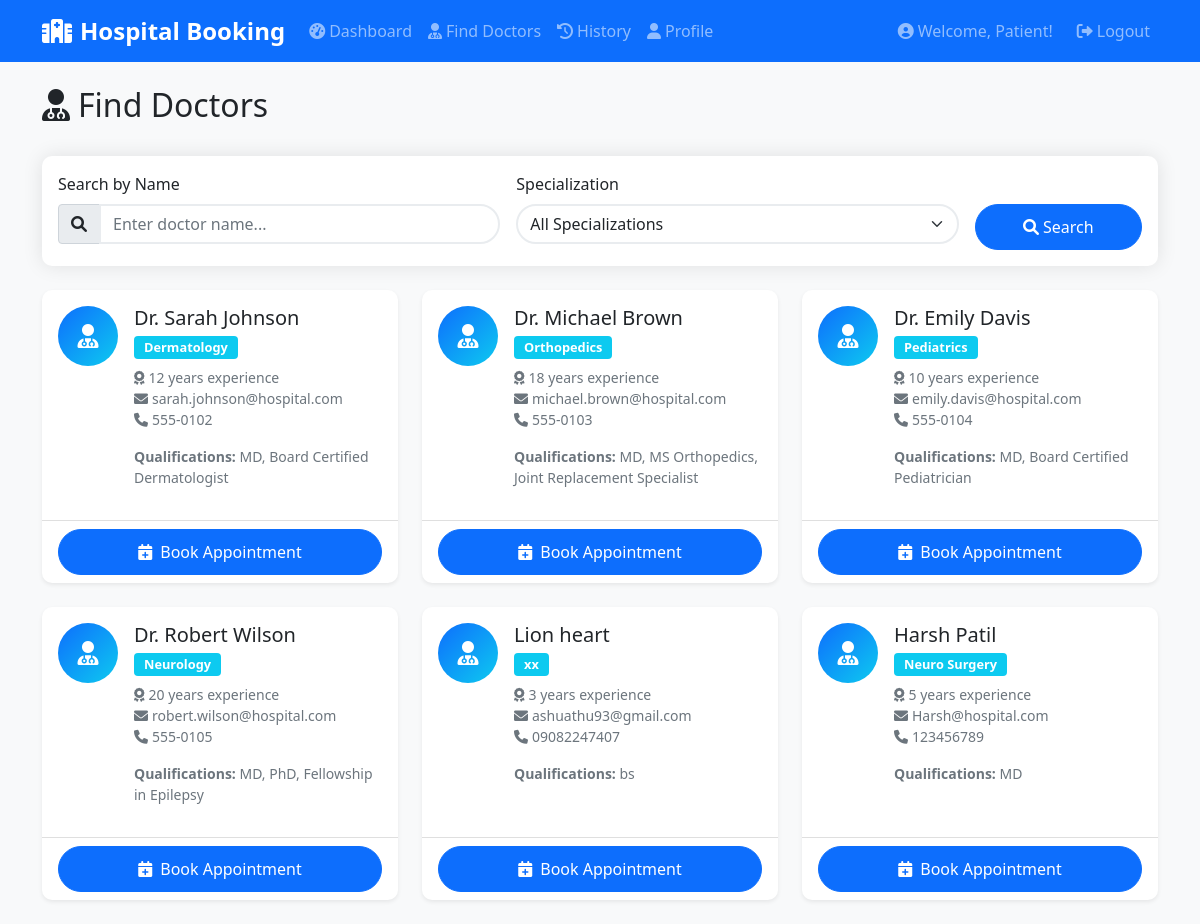
The page /doctors (signed in) on the database its author committed.
### models/user.py (models this page shows, shortened)
class User(UserMixin, db.Model):
    id = db.Column(db.Integer, primary_key=True)
    username = db.Column(db.String(80), unique=True, nullable=False)
    email = db.Column(db.String(120), unique=True, nullable=False)
    password_hash = db.Column(db.String(128), nullable=False)
    role = db.Column(db.String(20), default='patient')  # 'patient' or 'admin'
    phone = db.Column(db.String(15))
    created_at = db.Column(db.DateTime, default=datetime.utcnow)
    appointments = db.relationship('Appointment', backref='patient', lazy=True)

### models/doctor.py (models this page shows, shortened)
class Doctor(db.Model):
    id = db.Column(db.Integer, primary_key=True)
    name = db.Column(db.String(100), nullable=False)
    specialization = db.Column(db.String(100), nullable=False)
    email = db.Column(db.String(120))
    phone = db.Column(db.String(15))
    experience = db.Column(db.Integer)  # years of experience
    qualifications = db.Column(db.Text)
    is_available = db.Column(db.Boolean, default=True)
    created_at = db.Column(db.DateTime, default=datetime.utcnow)
    appointments = db.relationship('Appointment', backref='doctor', lazy=True)
    schedules = db.relationship('DoctorSchedule', backref='doctor', lazy=True, cascade='all, delete-orphan')

### routes/patient.py (the view)
@patient_bp.route('/doctors')
@login_required
def view_doctors():
    doctors = Doctor.query.filter_by(is_available=True).all()
    return render_template('doctors.html', doctors=doctors)

### app.py (called while the page is built)
def create_app(config_name=None):
    app = Flask(__name__)
    if config_name is None:
        config_name = os.environ.get('FLASK_ENV', 'development')
    app.config.from_object(config[config_name])
    db.init_app(app)
    login_manager = LoginManager()
    login_manager.init_app(app)
    login_manager.login_view = 'auth.login'
    login_manager.login_message = 'Please log in to access this page.'
    login_manager.login_message_category = 'info'
    @login_manager.user_loader
    def load_user(user_id):
        return User.query.get(int(user_id))
    app.register_blueprint(auth_bp)
    app.register_blueprint(patient_bp)
    app.register_blueprint(admin_bp)
    with app.app_context():
        db.create_all()
        create_sample_data()
    return app

### templates/doctors.html (shortened to what this page needs)
{% extends "base.html" %}
{% block content %}
<div class="d-flex justify-content-between align-items-center mb-4">
    <h2><i class="fas fa-user-md me-2"></i>Find Doctors</h2>
</div>
<div class="card mb-4">
    <div class="card-body">
        <form method="GET" class="row g-3">
            <div class="col-md-5">
                <label for="search" class="form-label">Search by Name</label>
                <div class="input-group">
                    <span class="input-group-text"><i class="fas fa-search"></i></span>
                    <input type="text" class="form-control" id="search" name="search"
                           value="{{ search_query }}" placeholder="Enter doctor name...">
                </div>
            </div>
            <div class="col-md-5">
                <label for="specialization" class="form-label">Specialization</label>
                <select class="form-select" id="specialization" name="specialization">
                    <option value="">All Specializations</option>
                </select>
            </div>
            <div class="col-md-2">
                <label class="form-label">&nbsp;</label>
                <div class="d-grid">
                    <button type="submit" class="btn btn-primary">
                        <i class="fas fa-search me-1"></i>Search
                    </button>
                </div>
            </div>
        </form>
    </div>
</div>
<div class="row">
    {% if doctors %}
        {% for doctor in doctors %}
        <div class="col-md-6 col-lg-4 mb-4">
            <div class="card h-100 shadow-sm">
                <div class="card-body">
                    <div class="d-flex align-items-start">
                        <div class="flex-shrink-0">
                            <div class="avatar-circle bg-primary text-white">
                                <i class="fas fa-user-md"></i>
                            </div>
                        </div>
                        <div class="flex-grow-1 ms-3">
                            <h5 class="card-title mb-1">{{ doctor.name }}</h5>
                            <p class="text-muted mb-2">
                                <span class="badge bg-info">{{ doctor.specialization }}</span>
                            </p>
                            <div class="small text-muted mb-3">
                                {% if doctor.experience %}
                                    <i class="fas fa-award me-1"></i>{{ doctor.experience }} years experience<br>
                                {% endif %}
                                {% if doctor.email %}
                                    <i class="fas fa-envelope me-1"></i>{{ doctor.email }}<br>
                                {% endif %}
                                {% if doctor.phone %}
                                    <i class="fas fa-phone me-1"></i>{{ doctor.phone }}
                                {% endif %}
                            </div>
                            {% if doctor.qualifications %}
                                <p class="small text-muted mb-3">
                                    <strong>Qualifications:</strong> {{ doctor.qualifications }}
                                </p>
                            {% endif %}
                        </div>
                    </div>
                </div>
                <div class="card-footer bg-transparent">
                    <div class="d-grid">
                        <a href="{{ url_for('patient.book_appointment', doctor_id=doctor.id) }}"
                           class="btn btn-primary">
                            <i class="fas fa-calendar-plus me-2"></i>Book Appointment
                        </a>
                    </div>
                </div>
            </div>
        </div>
        {% endfor %}
    {% endif %}
</div>
{% endblock %}

### templates/base.html (shortened to what this page needs)
<!DOCTYPE html>
<html lang="en">
<head>
    <link href="https://cdn.jsdelivr.net/npm/bootstrap@5.1.3/dist/css/bootstrap.min.css" rel="stylesheet">
    <link href="https://cdnjs.cloudflare.com/ajax/libs/font-awesome/6.0.0/css/all.min.css" rel="stylesheet">
    <link href="{{ url_for('static', filename='css/style.css') }}" rel="stylesheet">
</head>
<body>
    <nav class="navbar navbar-expand-lg navbar-dark bg-primary">
        <div class="container">
            <a class="navbar-brand" href="{{ url_for('auth.index') }}">
                <i class="fas fa-hospital me-2"></i>Hospital Booking
            </a>
            {% if current_user.is_authenticated %}
            <div class="collapse navbar-collapse" id="navbarNav">
                <ul class="navbar-nav me-auto">
                    {% if current_user.role == 'patient' %}
                        <li class="nav-item">
                            <a class="nav-link" href="{{ url_for('patient.dashboard') }}">
                                <i class="fas fa-tachometer-alt me-1"></i>Dashboard
                            </a>
                        </li>
                        <li class="nav-item">
                            <a class="nav-link" href="{{ url_for('patient.view_doctors') }}">
                                <i class="fas fa-user-md me-1"></i>Find Doctors
                            </a>
                        </li>
                        <li class="nav-item">
                            <a class="nav-link" href="{{ url_for('patient.appointment_history') }}">
                                <i class="fas fa-history me-1"></i>History
                            </a>
                        </li>
                        <li class="nav-item">
                            <a class="nav-link" href="{{ url_for('patient.profile') }}">
                                <i class="fas fa-user me-1"></i>Profile
                            </a>
                        </li>
                    {% endif %}
                </ul>
                <div class="navbar-nav">
                    <span class="navbar-text me-3">
                        <i class="fas fa-user-circle me-1"></i>Welcome, {{ current_user.username }}!
                    </span>
                    <a class="nav-link" href="{{ url_for('auth.logout') }}">
                        <i class="fas fa-sign-out-alt me-1"></i>Logout
                    </a>
                </div>
            </div>
            {% endif %}
        </div>
    </nav>
    <div class="container mt-4">
        {% block content %}{% endblock %}
    </div>
</body>
</html>

### static/css/style.css (style rules this page uses)
:root { --primary-color: #0d6efd; --secondary-color: #6c757d; --success-color: #198754; --danger-color: #dc3545; --warning-color: #ffc107; --info-color: #0dcaf0; }
body { background-color: #f8f9fa; }
.card { border: none; border-radius: 10px; box-shadow: 0 0 20px rgba(0,0,0,0.1); transition: transform 0.3s ease; }
.navbar-brand { font-weight: bold; font-size: 1.5rem; }
.btn { border-radius: 25px; padding: 10px 25px; font-weight: 500; transition: all 0.3s ease; }
.badge { font-size: 0.8rem; padding: 5px 10px; }
.form-control, .form-select { border-radius: 25px; border: 2px solid #e9ecef; transition: all 0.3s ease; }
.avatar-circle { width: 60px; height: 60px; border-radius: 50%; display: flex; align-items: center; justify-content: center; font-size: 1.5rem; background: linear-gradient(135deg, var(--primary-color) 0%, var(--info-color) 100%); color: white; }

### templates/doctors.html (style rules this page uses)
.avatar-circle { width: 60px; height: 60px; border-radius: 50%; display: flex; align-items: center; justify-content: center; font-size: 1.5rem; }

### rows shown on the page
User: username "Patient"
Doctor: name "Dr. Sarah Johnson", specialization "Dermatology", experience "12", email "sarah.johnson@hospital.com", phone "555-0102", qualifications "MD, Board Certified Dermatologist"
Doctor: name "Dr. Michael Brown", specialization "Orthopedics", experience "18", email "michael.brown@hospital.com", phone "555-0103", qualifications "MD, MS Orthopedics, Joint Replacement Specialist"
Doctor: name "Dr. Emily Davis", specialization "Pediatrics", experience "10", email "emily.davis@hospital.com", phone "555-0104", qualifications "MD, Board Certified Pediatrician"
Doctor: name "Dr. Robert Wilson", specialization "Neurology", experience "20", email "robert.wilson@hospital.com", phone "555-0105", qualifications "MD, PhD, Fellowship in Epilepsy"
Doctor: name "Lion heart", specialization "xx", experience "3", email "ashuathu93@gmail.com", phone "09082247407", qualifications "bs"
Doctor: name "Harsh Patil", specialization "Neuro Surgery", experience "5", email "Harsh@hospital.com", phone "123456789", qualifications "MD"
